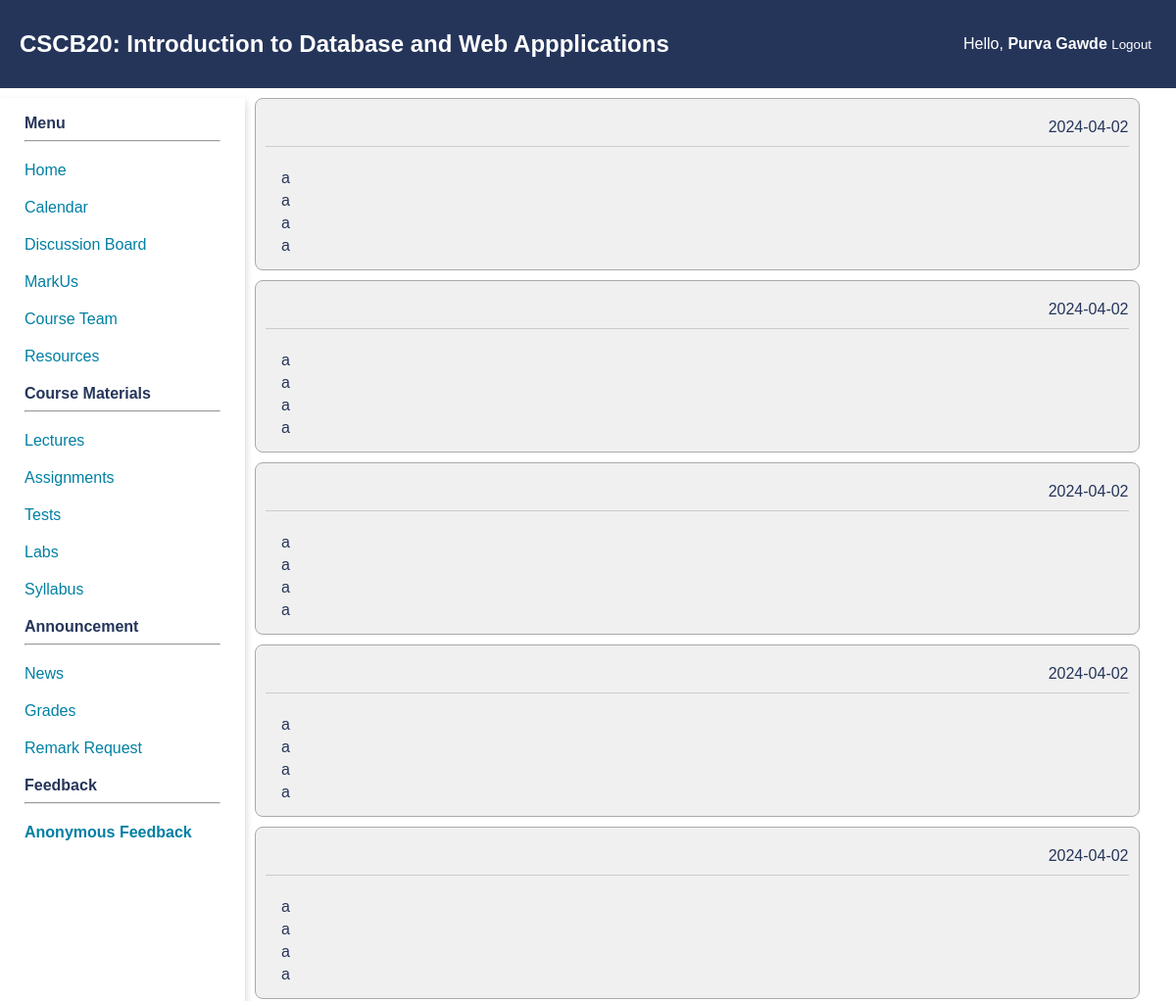
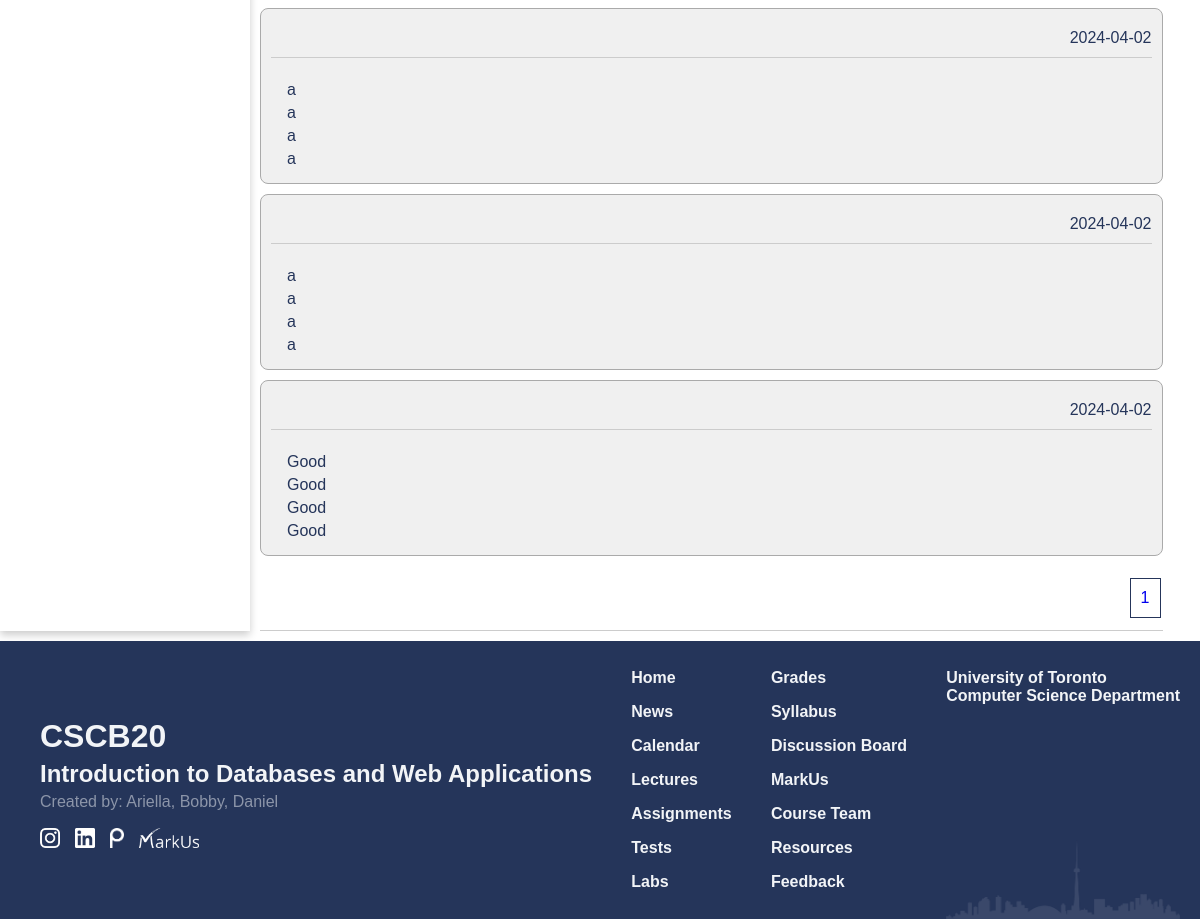
Screenshot of /feedback (signed in) with the database file from the repository (2 pictures, top to bottom).
### app.py (models this page shows)
class Feedback(db.Model):
    id = db.Column(db.Integer, primary_key = True)
    feedback1 = db.Column(db.Text)
    feedback2 = db.Column(db.Text)
    feedback3 = db.Column(db.Text)
    feedback4 = db.Column(db.Text)
    instructor_id = db.Column(db.Integer, db.ForeignKey('instructor.id'), nullable = False)
    date_created = db.Column(db.Date, default = datetime.utcnow)

### app.py (the view, shortened to what this page needs)
@app.route("/feedback", methods = ["GET", "POST"])
def feedback():
    if not isStudent(session) and not isInstructor(session):
        return redirect('/')
    if request.method == "GET":
        if isStudent(session):
            instructors = Instructor.query.all()
            return render_template("feedback.html", feedback = True, instructors = instructors)
        if isInstructor(session):
            lst_feedbacks = db.paginate(Feedback.query.order_by(Feedback.id.desc()).filter(Feedback.instructor_id == session["instructor_id"]))
            lst_pagination = lst_feedbacks.iter_pages()
            return render_template("feedback_view.html", feedback = True, lst_feedbacks = lst_feedbacks, lst_pagination = lst_pagination)

### app.py (called while the page is built)
def isInstructor(identity):
    if "auth" in identity and identity["auth"] == 'Instructor':
        return True
    return False

def isStudent(identity):
    if "auth" in identity and identity["auth"] == 'Student':
        return True
    return False

### templates/feedback_view.html (shortened to what this page needs)
{% extends 'home_template.html' %}
{% block extra_css %}
<link href="{{ url_for('static', filename='css/news.css') }}" rel="stylesheet" type="text/css">
{% endblock %}
{% block content %}
<main class="news">
    {% for feedbacks in lst_feedbacks %}
    <div class="box">
        <div class="title-flex">
            <div class="flex-1"></div>
            <div class="flex-2">
                {{ feedbacks.date_created }}
            </div>
        </div>
        <br>
        <div class="announcement">
            <p>
                {{ feedbacks.feedback1 }}
            </p>
            <p>
                {{ feedbacks.feedback2 }}
            </p>
            <p>
                {{ feedbacks.feedback3 }}
            </p>
            <p>
                {{ feedbacks.feedback4 }}
            </p>
        </div>
    </div>
    {% endfor %}
    <div class="title-flex">
        <div class="flex-1"></div>
        <div class="flex-2">
            <table>
                <tr>
                    {% for pagination in lst_pagination %}
                    {% if pagination != None %}
                    <td> <a href="/feedback?page={{ pagination }}&per_page=5">{{ pagination }}</a> </td>
                    {% else %}
                    <td> ... </td>
                    {% endif %}
                    {% endfor %}
                </tr>
            </table>
        </div>
    </div>
</main>
{% endblock %}

### static/css/navbar.css (style rules this page uses)
:root { --primary_color: #25355A; --secondary_color: #007FA3; --phone_size: 600px; }
body { margin: 0; padding: 0; font-family: Arial, sans-serif; }
main { grid-area: content; padding: 20px; padding: 0px 10px 0px 10px; width: 95%; }

### static/css/index.css (style rules this page uses)
:root { --primary_color: #25355A; --secondary_color: #007FA3; }
body { background-color: #FFFFFF; color: var(--primary_color); font-family: Geneva, Arial, Helvetica, sans-serif; }

### static/css/news.css (style rules this page uses)
.news .box { background-color: #f0f0f0; padding: 10px; border-radius: 8px; border-color: #aaaaaa; border-style: solid; border-width: thin; }
.news .announcement { margin: 1px; padding: 0px 0px 0px 10px; }
.news p { margin: 5px; }
.news .title-flex { display: flex; padding: 10px 0px 10px 10px; border-bottom: 1px solid #ccc; }
.news .flex-1 { flex:5; }
.news .flex-2 { right: 0; }
.box { margin-bottom: 10px; }
td { box-sizing: border-box; padding: 10px; margin: 5px; border: var(--primary_color) 1px solid ; }
td a { text-decoration: none; }

### rows the page displays
Feedback: date_created "2024-04-02", feedback1 "a", feedback2 "a", feedback3 "a", feedback4 "a"
Feedback: date_created "2024-04-02", feedback1 "a", feedback2 "a", feedback3 "a", feedback4 "a"
Feedback: date_created "2024-04-02", feedback1 "a", feedback2 "a", feedback3 "a", feedback4 "a"
Feedback: date_created "2024-04-02", feedback1 "a", feedback2 "a", feedback3 "a", feedback4 "a"
Feedback: date_created "2024-04-02", feedback1 "a", feedback2 "a", feedback3 "a", feedback4 "a"
Feedback: date_created "2024-04-02", feedback1 "a", feedback2 "a", feedback3 "a", feedback4 "a"
Feedback: date_created "2024-04-02", feedback1 "a", feedback2 "a", feedback3 "a", feedback4 "a"
Feedback: date_created "2024-04-02", feedback1 "Good", feedback2 "Good", feedback3 "Good", feedback4 "Good"

### other values shown
{{ session["name"] }} "Purva Gawde"
{{ pagination }} "1"
